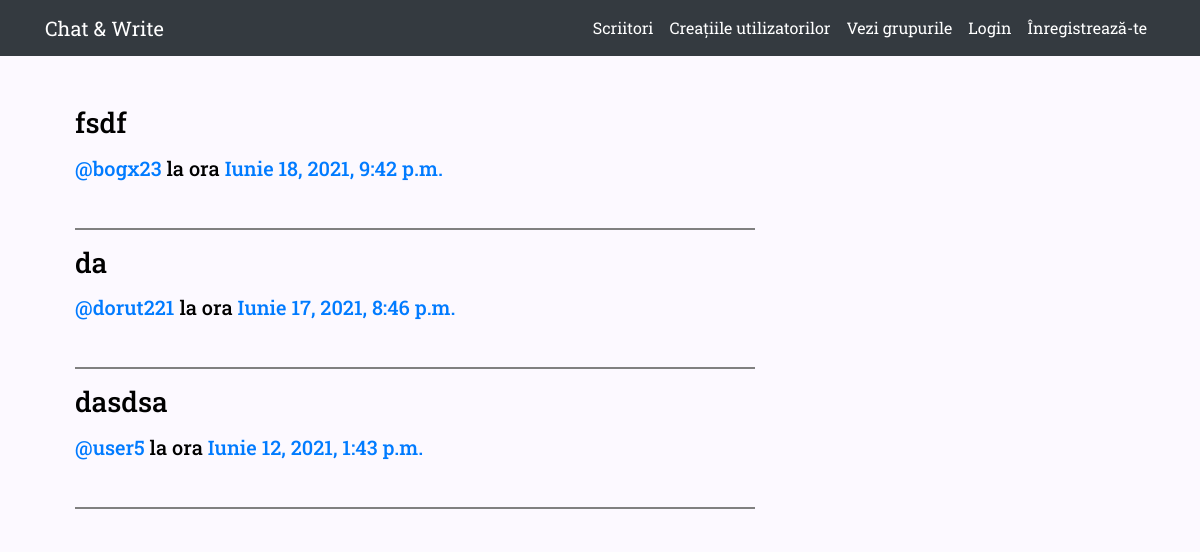
/posts/, run on the app's committed database.
### posts/models.py (models this page shows, shortened)
class Post(models.Model):
    user = models.ForeignKey(User,related_name='posts',on_delete=models.CASCADE)
    created_at = models.DateTimeField(auto_now=True)
    message = models.TextField(verbose_name='Titlu')
    message_html = models.TextField(editable=False) #NU VREAU CA USERII SA EDITEZE POSTURILE
    group = models.ForeignKey(Group,related_name='posts',null=True,blank=False,on_delete=models.CASCADE, verbose_name="Grup")
    class Meta():
        ordering = ['-created_at']
        unique_together = ['user','message'] #FIECARE MESAJ ESTE LINKUIT UNIQUE CU UN USER

### posts/views.py (the view)
# urls.py: path('',views.PostList.as_view(),name='all'),
class PostList(SelectRelatedMixin,generic.ListView):
    model = models.Post
    select_related = ('user','group')

### posts/templates/posts/post_list.html (shortened to what this page needs)
{% extends "posts/post_base.html" %}
{% load bootstrap4 %}
{% block post_content %}
<div class="col-md-8">
  {% for post in post_list %}
    {% include "posts/_post.html" %}
  {% endfor %}
</div>
{% endblock  %}

### posts/templates/posts/_post.html (shortened to what this page needs)
<div class="container">
  <h3>{{ post.message_html|safe }}</h3>
  <div class="media-body">
    <h5 class="mt-0">
      <span class="username">
        <a href="{% url 'posts:for_user' username=post.user.username %}">@{{ post.user.username }}</a>
      </span>
      <time class="time">
        la ora <a href="{% url 'posts:single' username=post.user.username pk=post.pk %}">{{ post.created_at }}</a>
      </time>
    </h5>
  </div>
  <br> <hr class="hr-posts">
</div>

### static/mainapp/css/master.css (style rules this page uses)
* { box-sizing: border-box; }
body { margin: 0px; overflow-y: scroll; background-color: #FCF9FF; color:black; font-family: 'Roboto Slab', serif; }
.hr-posts { border-top: 2px solid gray; }

### data on the page
Post: message_html "fsdf", user.username "bogx23", created_at "Iunie 18, 2021, 9:42 p.m."
Post: message_html "da", user.username "dorut221", created_at "Iunie 17, 2021, 8:46 p.m."
Post: message_html "dasdsa", user.username "user5", created_at "Iunie 12, 2021, 1:43 p.m."
